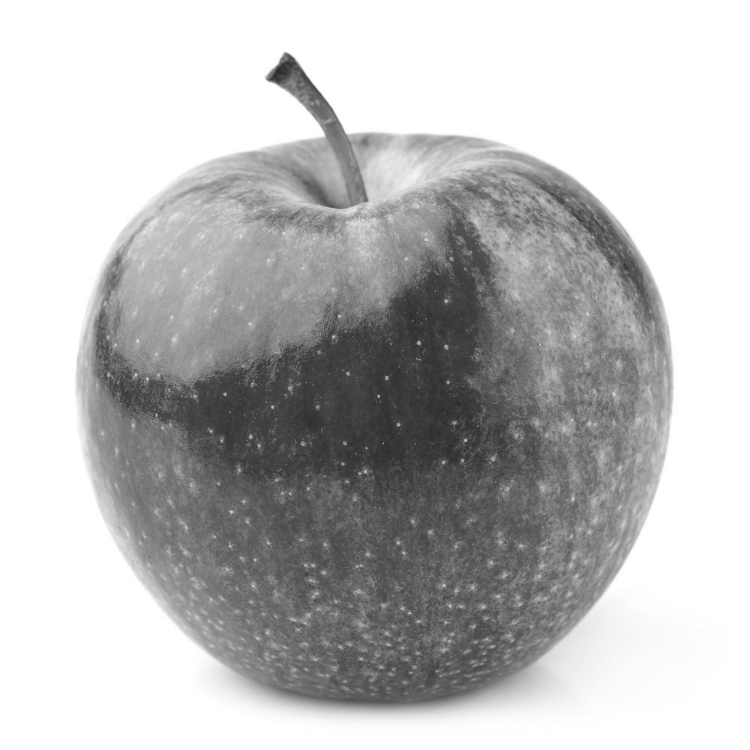
#> input picture DD2423/assignment1/apple_gray.jpg, 1500 x 1500 px (shown at 1/2 size)
$ python gaussianConv.py
#> lines starting #> are read from the running program, lines starting #| are printed output that depends on the picture
import numpy as np
import matplotlib.pyplot as plt
from mpl_toolkits.mplot3d import Axes3D
import cv2
from scipy import fftpack

def build_filter():
    # [4 lines of commented-out code are left out]
    t = np.linspace(-4, 4,1000)
    bump = np.exp(-10*t**2)
    bump /= np.trapz(bump)
    kernel = bump[:, np.newaxis] * bump[np.newaxis, :]

    # [6 lines of commented-out code are left out]

    return kernel


def image_conv(img,kernel=build_filter()):
    # flip the kernel, gaussian is symmetric, so this one is not necessary
    kernel1 = cv2.flip(kernel,-1)
    # corelation function filter2D
    res = cv2.filter2D(img,-1,kernel)

    plt.subplot(1,2,1),plt.imshow(img,cmap="gray")
    plt.subplot(1,2,2),plt.imshow(res,cmap="gray")
    plt.show()

def image_fft(img,kernel=build_filter()):
    # kernel_ft = fftpack.fft2(kernel, shape=img.shape, axes=(0, 1))
    # img_ft = fftpack.fft2(img, axes=(0, 1))

    kernel_ft = np.fft.fft2(kernel)
    # [19 lines of commented-out code are left out]
img = cv2.imread("apple_gray.jpg",0)
#> img is the input picture: shape (1500, 1500); min 35, max 255, mean 188.5
# image_conv(img)
img2 = image_fft(img)
#> in image_fft, `kernel_ft = np.fft.fft2(kernel)`:
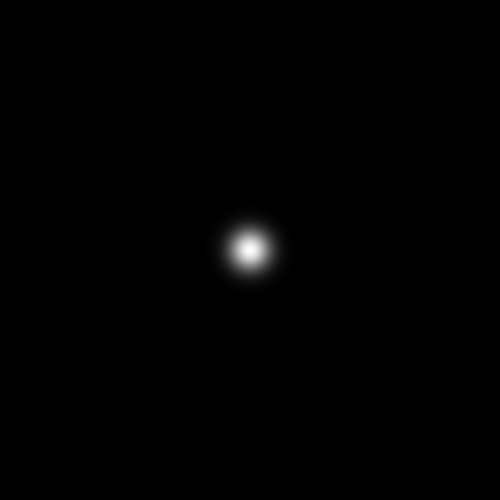
#> kernel: shape (1000, 1000) float64 (shown at 1/2 size); min 2.17e-143, max 0.000204, mean 1e-06; drawn with min black and max white
